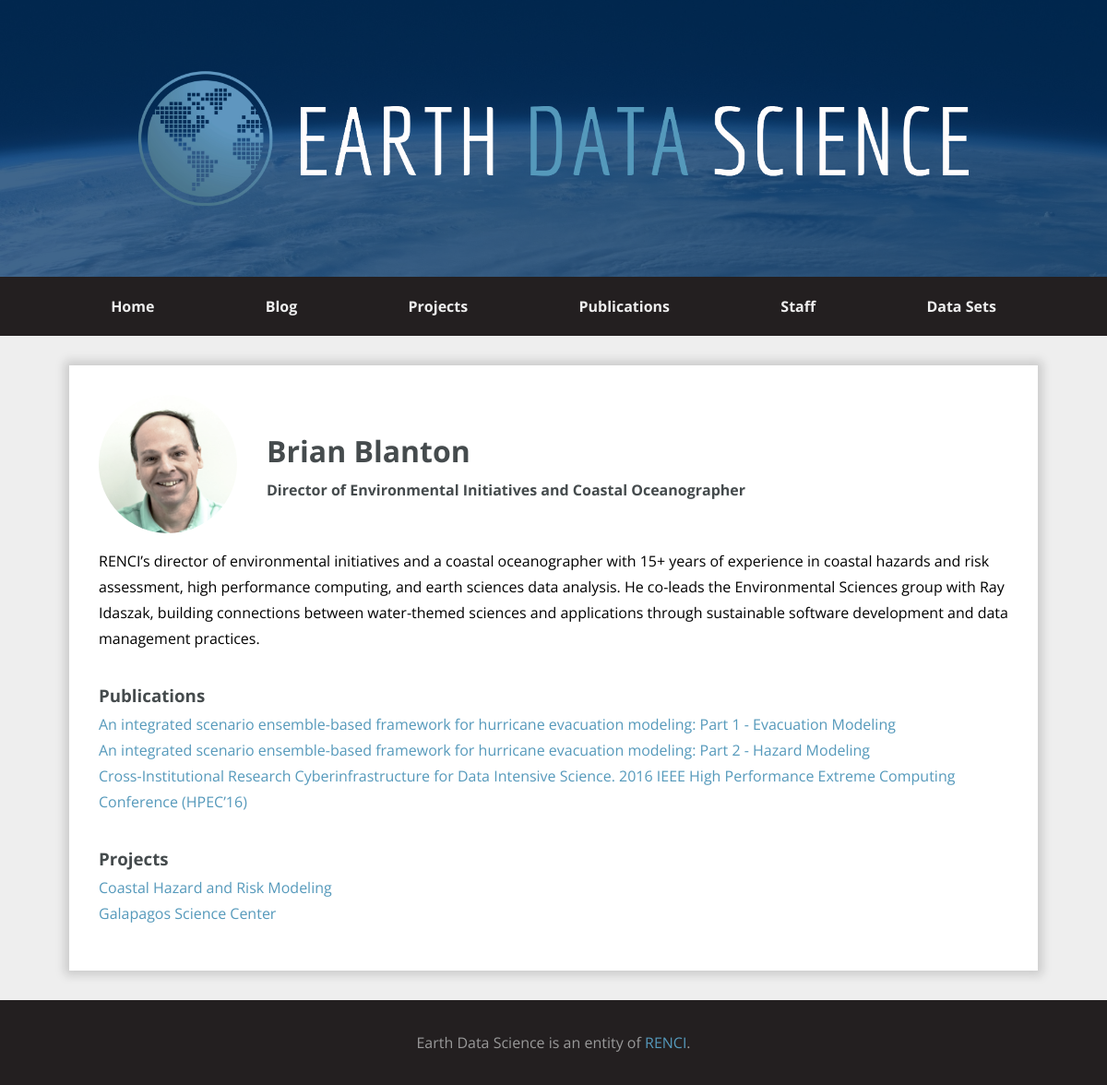
Screenshot of /staff/brian-blanton with the database file from the repository.
### content/staff/models.py (models this page shows, shortened)
class StaffMember(models.Model):
    first_name = models.CharField(max_length=63, blank=False)
    last_name = models.CharField(max_length=63, blank=False)
    job_title = models.CharField(max_length=127, blank=False)
    slug = models.SlugField(max_length=255, editable=False, unique=True)
    bio = models.TextField(blank=True)
    photo = models.ImageField(upload_to='staff_pics', blank=True)
    def display_name(self):
        return f'{self.first_name} {self.last_name}'
    class Meta:
        ordering = ('last_name', 'first_name')

### content/publications/models.py (models this page shows, shortened)
class Publication(models.Model):
    title = models.CharField(max_length=200, blank=False)
    abstract = models.TextField(blank=True)
    link = models.CharField(max_length=200, blank=True)
    citation = models.TextField(blank=True)
    staff = models.ManyToManyField(StaffMember, blank=True)
    projects = models.ManyToManyField(Project, blank=True)
    class Meta:
        ordering = ('title',)

### content/projects/models.py (models this page shows, shortened)
class Project(models.Model):
    title = models.CharField(max_length=127)
    summary = models.TextField()
    details = models.TextField()
    website = models.CharField(max_length=255, blank=True)
    staff = models.ManyToManyField(StaffMember, blank=True)
    image = models.ImageField(upload_to='project_pics', blank=True)

### content/staff/views.py (the view)
# urls.py: path('<slug:staff_slug>', views.detail, name='detail'),
def detail(request, staff_slug):
    staff_member = get_object_or_404(StaffMember, slug=staff_slug)
    projects = staff_member.project_set.all()
    publications = staff_member.publication_set.all()
    context = {
        'page_title': staff_member.display_name,
        'staff_member': staff_member,
        'projects': projects,
        'publications': publications,
    }
    return render(request, 'staff/detail.html', context)

### templates/staff/detail.html
{% extends 'no_sidebar.html' %}
{% block content %}
    <div class="person">
            <div class="person__photo">
                    <div class="circular">
                            <img src="{{ staff_member.photo.url }}" />
                    </div>
            </div>
            <div class="person__name-and-title">
                    <h1 class="person__name">{{ staff_member.display_name }}</h1>
                    <h2 class="person__title">{{ staff_member.job_title }}</h2>
            </div>
            <div class="person__bio">
                    {{ staff_member.bio }}
            </div>
            <div class="person__publications">
                    <h3>Publications</h3>
                    <ul>
                            {% for publication in publications %}
                                    <li><a href="{% url 'publications:detail' publication.id %}">{{ publication.title }}</a></li>
                            {% endfor %}
                    </ul>
            </div>
            <div class="person__projects">
                    <h3>Projects</h3>
                    <ul>
                            {% for project in projects %}
                                    <li><a href="{% url 'projects:detail' project.id %}">{{ project.title }}</a></li>
                            {% endfor %}
                    </ul>
            </div>
    </div>
{% endblock %}

### static-assets/css/style.css (style rules this page uses)
body::after { content: ''; background-color: #231f20; position: fixed; left: 0; top: 0; width: 0; height: 0; z-index: 1; opacity: 0; transition: opacity 1000ms; }
.person { display: grid; grid-template-columns: auto 1fr; grid-template-rows: auto; grid-template-areas: "photo name" "photo title" "bio bio" "publications publications" "projects projects"; }
.person .person__photo { grid-area: photo; max-width: 150px; max-height: 150px; border-radius: 50%; overflow: hidden; margin-right: 2rem; padding: 0; }
.person .person__photo img { display: inline; width: 100%; margin: 0 auto; filter: grayscale(0.5); transition: filter 750ms, transform 750ms ease-out; }
.person .person__name-and-title { grid-area: name; height: 150px; display: flex; flex-direction: column; justify-content: center; }
.person .person__name-and-title .person__name { font-size: 2rem; margin: 0; padding: 0; }
.person .person__name-and-title .person__title { font-size: 1rem; margin: 0; }
.person .person__bio { grid-area: bio; margin: 1rem 0; }
.person .person__publications { grid-area: publications; margin: 1rem 0; }
.person .person__projects { grid-area: projects; margin: 1rem 0; }
*, *::before, *::after { box-sizing: border-box; }
body { font-family: "Open Sans", sans-serif; margin: 0; line-height: 1.75; display: flex; min-height: 100vh; flex-direction: column; background-color: #eee; }
h1, h2, h3, h4, h5, h6 { margin: 0; color: #454B4D; }
a, a:hover, a:visited, a:hover { text-decoration: none; color: #59b; }
ul { margin: 0; padding: 0; list-style: none; }

### rows the page displays
StaffMember: photo (picture), display_name "Brian Blanton", job_title "Director of Environmental Initiatives and Coastal Oceanographer", bio "RENCI’s director of environmental initiatives and a coastal oceanographer with 15+ years of experience in coastal hazards and risk assessment, high performance computing, and earth sciences data analysis. He co-leads the Environmental Sciences group with Ray Idaszak, building connections between water-themed sciences and applications through sustainable software development and data management practices."
Publication: title "An integrated scenario ensemble-based framework for hurricane evacuation modeling: Part 1 - Evacuation Modeling"
Publication: title "An integrated scenario ensemble-based framework for hurricane evacuation modeling: Part 2 - Hazard Modeling"
Publication: title "Cross-Institutional Research Cyberinfrastructure for Data Intensive Science. 2016 IEEE High Performance Extreme Computing Conference (HPEC’16)"
Project: title "Coastal Hazard and Risk Modeling"
Project: title "Galapagos Science Center"
